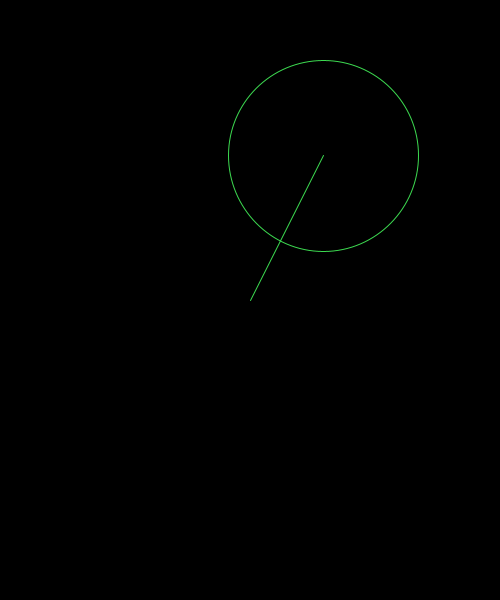
Frame 1 (no input)
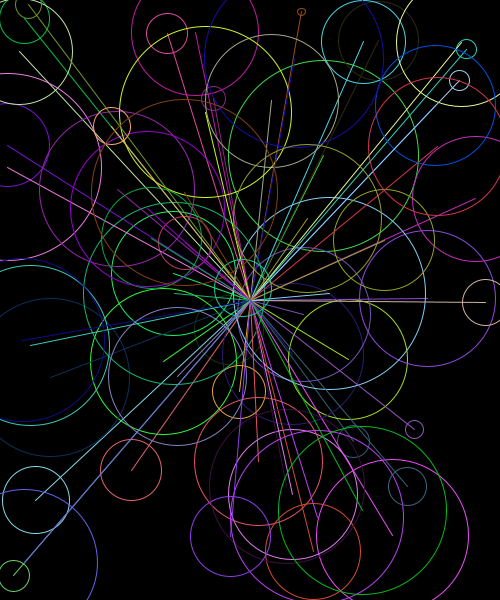
Frame 60 (the mouse pressed at the canvas centre just before this capture)
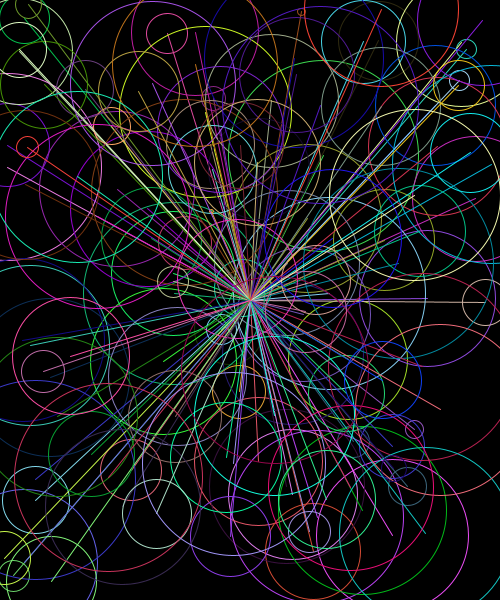
Frame 120 (the mouse held since frame 60 and released just before this capture)

The Processing sketch that drew these frames (run headless with seeded random() and noise(); from frame 60 on, the mouse is pressed at the canvas centre):

// Processing sketch: w03_09_random_line_variable
// ── w03_09_random_line_variable.pde
float x, y, dia;

void setup() {
  size(500, 600);
  background(0);
  noFill();
}


void draw() {
  //background(0);
  
  x = random(width);
  y = random(height);
  float dia = random(3, 200);
  
  stroke(random(255),random(255),random(255));
  line(width/2, height/2, x, y);
  ellipse(x,y,dia,dia); 
}
